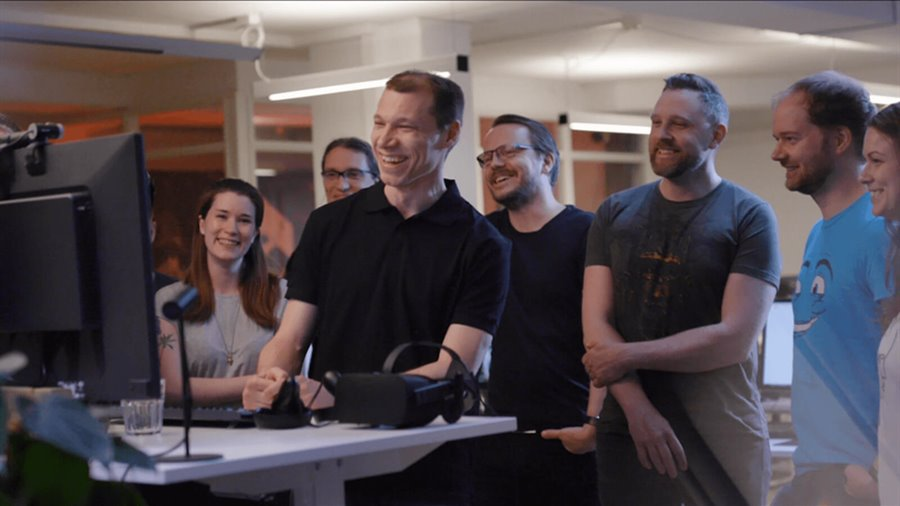
#> input picture autoware-vision-detector/test/test_input.png, 900 x 506 px
$ python predict_pyarmnn.py --image ../autoware-vision-detector/test/test_input.png
#> lines starting #> are read from the running program, lines starting #| are printed output that depends on the picture
import pyarmnn as ann
import numpy as np
import argparse
import cv2
from timeit import default_timer as timer

print(f"Working with ARMNN {ann.ARMNN_VERSION}")

#Load an image
parser = argparse.ArgumentParser(
      formatter_class=argparse.ArgumentDefaultsHelpFormatter)
parser.add_argument(
      '--image', help='File path of image file', required=True)
args = parser.parse_args()

image = cv2.imread(args.image)
#> image is the input picture: shape (506, 900, 3); mean B, G, R 82.4, 78.3, 87.3
image = cv2.resize(image, (128, 128))
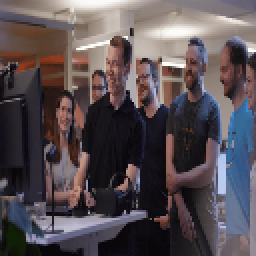
#> image: shape (128, 128, 3) (shown 2 times larger); mean B, G, R 82.4, 78.3, 87.3
image = np.array(image, dtype=np.float32) / 255.0
print(image.shape)
#| (128, 128, 3)

# ONNX, Caffe and TF parsers also exist.
#> (the run stopped early here; a loop or call above may not have finished)
